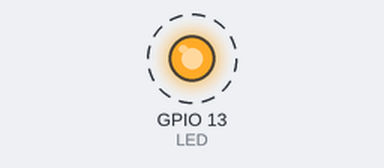
This program was run on a simulated Raspberry Pi (BCM pin numbers). On the bench: output pins drawn as LEDs (lit = HIGH). Dashed ring = blinking. Pins used as bus, display or sensor lines are not drawn.

Above: at 0.5 s.
Timing chart, 0 to 4.6 s (numbered marks = the images above):
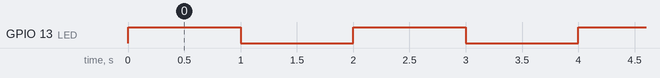

The program:

b12_blink_led.py
```python
import RPi.GPIO as GPIO
import time
import os

def main():
    LED = 13
    LCD = 2
    GPIO.setmode(GPIO.BCM)
    GPIO.setup(LED, GPIO.OUT)
    GPIO.setup(LCD, GPIO.OUT)
    while True:
        if GPIO.input(LED) == GPIO.LOW:
            GPIO.output(LED, GPIO.HIGH)
            GPIO.output(LCD, GPIO.LOW)
            time.sleep(1)
        if GPIO.input(LED) == GPIO.HIGH:
            GPIO.output(LED, GPIO.LOW)
            GPIO.output(LCD, GPIO.HIGH)
            time.sleep(1)

if __name__ == "__main__":
    try:
        GPIO.setwarnings(False)
        main()
    except KeyboardInterrupt:
        GPIO.cleanup()
```

Measured:
- by itself, GPIO 13 (LED): alternates HIGH for 1.0 s and LOW for 1.0 s
